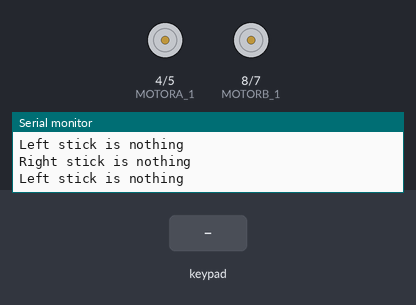
Simulated run of this sketch. Board: Arduino Uno, built with avr-gcc and run on an emulated ATmega328P. On the bench: motor-driver pin pairs drawn as motors (green arrow = first pin HIGH = forward, orange = second pin HIGH = backward, longer = more drive, scaled by the enable pin), the last lines printed to the serial monitor. The test bench sets the inputs (shaded band).

Above: at 1.2 s.
1.3 s: key 'U' pressed
At 1.53 s:
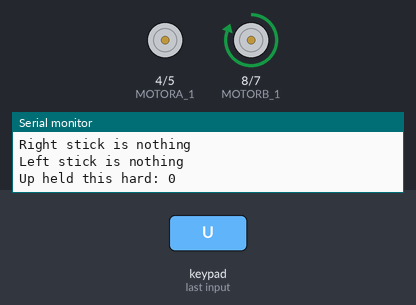
3.2 s: key 'D' pressed
At 3.42 s:
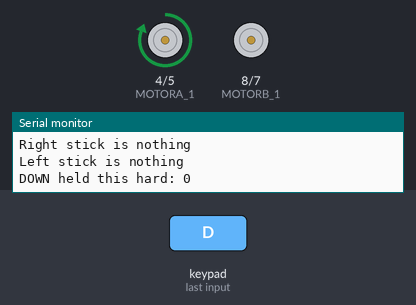
5.1 s: key 'U' pressed
At 6.5 s:
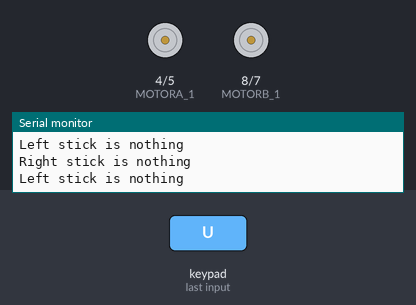
Timing chart, 0 to 8.1 s (numbered marks = the images above; inputs shaded):
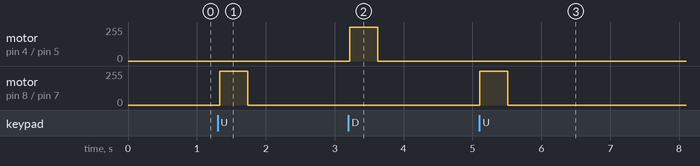

The sketch:

battlebot_v2.ino
```cpp
// include libraries
#include <PS2X_lib.h>

// These are used to set the direction of the bridge driver.
#define ENA 3      //ENA
#define MOTORA_1 4 //IN3
#define MOTORA_2 5 //IN4
#define MOTORB_1 8 //IN1
#define MOTORB_2 7 //IN2
#define ENB 6      //ENB

PS2X ps2x; // create PS2 Controller Class

//right now, the library does NOT support hot pluggable controllers, meaning
//you must always either restart your Arduino after you conect the controller,
//or call config_gamepad(pins) again after connecting the controller.
int error = 0;
byte type = 0;
byte vibrate = 0;

void setup(){

 // Configure output pins
 pinMode(ENA, OUTPUT);
 pinMode(MOTORA_1, OUTPUT);
 pinMode(MOTORA_2, OUTPUT);
 pinMode(ENB, OUTPUT);
 pinMode(MOTORB_1, OUTPUT);
 pinMode(MOTORB_2, OUTPUT);

 // Disable both motors
 digitalWrite(ENA,0);
 digitalWrite(ENB,0);

 // Start serial communication
 Serial.begin(57600);

 error = ps2x.config_gamepad(13,11,10,12, true, true);   //setup pins and settings:  GamePad(clock, command, attention, data, Pressures?, Rumble?) check for error

// while (error != 0) {
   // Check for error
   if(error == 0){
    Serial.println("Found Controller, configured successful");
   }
   else if(error == 1)
    Serial.println("No controller found, check wiring or reset the Arduino");

   else if(error == 2)
    Serial.println("Controller found but not accepting commands");

   else if(error == 3)
    Serial.println("Controller refusing to enter Pressures mode, may not support it.");

   // Check for the type of controller
   type = ps2x.readType();
   switch(type) {
    case 0:
      Serial.println("Unknown Controller type");
      break;
    case 1:
      Serial.println("DualShock Controller Found");
      break;
    case 2:
      Serial.println("GuitarHero Controller Found");
      break;
    }
//   delay(5000);
   Serial.println(error);
//  }
}

// Main loop
void loop(){

 if(error != 0) { //skip loop if no controller found
//  delay(1000);
  Serial.println(error);
  error = ps2x.config_gamepad(13,11,10,12, true, true);   //setup pins and settings:  GamePad(clock, command, attention, data, Pressures?, Rumble?) check for error
 }
//  return;

 else { //DualShock Controller
    ps2x.read_gamepad(false, vibrate); // disable vibration of the controller

    int nJoyL = ps2x.Analog(PSS_LY); // read left stick
    int nJoyR = ps2x.Analog(PSS_RY); // read right stick

    nJoyL = map(nJoyL, 0, 255, 1023, -1023);
    nJoyR = map(nJoyR, 0, 255, -1023, 1023);

    // Perform movements based on both analog sticks
     if(nJoyR>50) {
        digitalWrite(MOTORA_1,LOW);
        digitalWrite(MOTORA_2,HIGH);
         analogWrite(ENA, 1023);
        Serial.println("Right stick is down");
     }
     if(nJoyR<-50) {
        digitalWrite(MOTORA_1,HIGH);
        digitalWrite(MOTORA_2,LOW);
        analogWrite(ENA, 1023);
        Serial.println("Right stick is up");
     }
     if (abs(nJoyR)<50) {
       analogWrite(ENA, 0);
       Serial.println("Right stick is nothing");
     }

     if(nJoyL>50) {
       digitalWrite(MOTORB_1,HIGH);
       digitalWrite(MOTORB_2,LOW);
       analogWrite(ENB, 1023);
        Serial.println("Left stick is up");
     }
     if(nJoyL<-50) {
       digitalWrite(MOTORB_1,LOW);
       digitalWrite(MOTORB_2,HIGH);
       analogWrite(ENB, 1023);
        Serial.println("Left stick is down");
     }
     if (abs(nJoyL)<50) {
       analogWrite(ENB, 0);
       Serial.println("Left stick is nothing");
     }


     if(ps2x.Button(PSB_START))                   //will be TRUE as long as button is pressed
       Serial.println("Start is being held");
     if(ps2x.Button(PSB_SELECT))
       Serial.println("Select is being held");

     if(ps2x.Button(PSB_PAD_UP)) {         //will be TRUE as long as button is pressed
       Serial.print("Up held this hard: ");
       Serial.println(ps2x.Analog(PSAB_PAD_UP), DEC);
       digitalWrite(MOTORB_1,HIGH);
       digitalWrite(MOTORB_2,LOW);
       analogWrite(ENB, 1023);
      }
      if(ps2x.Button(PSB_PAD_RIGHT)){
       Serial.print("Right held this hard: ");
       Serial.println(ps2x.Analog(PSAB_PAD_RIGHT), DEC);
       analogWrite(ENA, 0);
      }
      if(ps2x.Button(PSB_PAD_LEFT)){
       Serial.print("LEFT held this hard: ");
       Serial.println(ps2x.Analog(PSAB_PAD_LEFT), DEC);
       analogWrite(ENB, 0);
      }
      if(ps2x.Button(PSB_PAD_DOWN)){
       Serial.print("DOWN held this hard: ");
       Serial.println(ps2x.Analog(PSAB_PAD_DOWN), DEC);
       digitalWrite(MOTORA_1,HIGH);
       digitalWrite(MOTORA_2,LOW);
       analogWrite(ENA, 1023);
      }


//      vibrate = ps2x.Analog(PSAB_BLUE);        //this will set the large motor vibrate speed based on
                                              //how hard you press the blue (X) button

    if (ps2x.NewButtonState())               //will be TRUE if any button changes state (on to off, or off to on)
    {
        if(ps2x.Button(PSB_L3))
         Serial.println("L3 pressed");
        if(ps2x.Button(PSB_R3))
         Serial.println("R3 pressed");
        if(ps2x.Button(PSB_L2))
         Serial.println("L2 pressed");
        if(ps2x.Button(PSB_R2))
         Serial.println("R2 pressed");
        if(ps2x.Button(PSB_GREEN))
         Serial.println("Triangle pressed");

    }


    if(ps2x.ButtonPressed(PSB_RED))             //will be TRUE if button was JUST pressed
         Serial.println("Circle just pressed");

    if(ps2x.ButtonReleased(PSB_PINK))             //will be TRUE if button was JUST released
         Serial.println("Square just released");

    if(ps2x.NewButtonState(PSB_BLUE))            //will be TRUE if button was JUST pressed OR released
         Serial.println("X just changed");


    if(ps2x.Button(PSB_L1) || ps2x.Button(PSB_R1)) // print stick values if either is TRUE
    {
        Serial.print("Stick Values:");
        Serial.print(ps2x.Analog(PSS_LY), DEC); //Left stick, Y axis. Other options: LX, RY, RX
        Serial.print(",");
        Serial.print(ps2x.Analog(PSS_LX), DEC);
        Serial.print(",");
        Serial.print(ps2x.Analog(PSS_RY), DEC);
        Serial.print(",");
        Serial.println(ps2x.Analog(PSS_RX), DEC);
    }

 }
 delay(50);

}
```

Measured:
- after the input at 1.3 s, motor on pin 8 (MOTORB_1) / pin 7 (MOTORB_2): stopped → forward 255/255 at once, → stopped 0.41 s later
- after the input at 3.2 s, motor on pin 4 (MOTORA_1) / pin 5 (MOTORA_2): stopped → forward 255/255 at once, → stopped 0.41 s later
- after the input at 5.1 s, motor on pin 8 (MOTORB_1) / pin 7 (MOTORB_2): stopped → forward 255/255 at once, → stopped 0.41 s later
